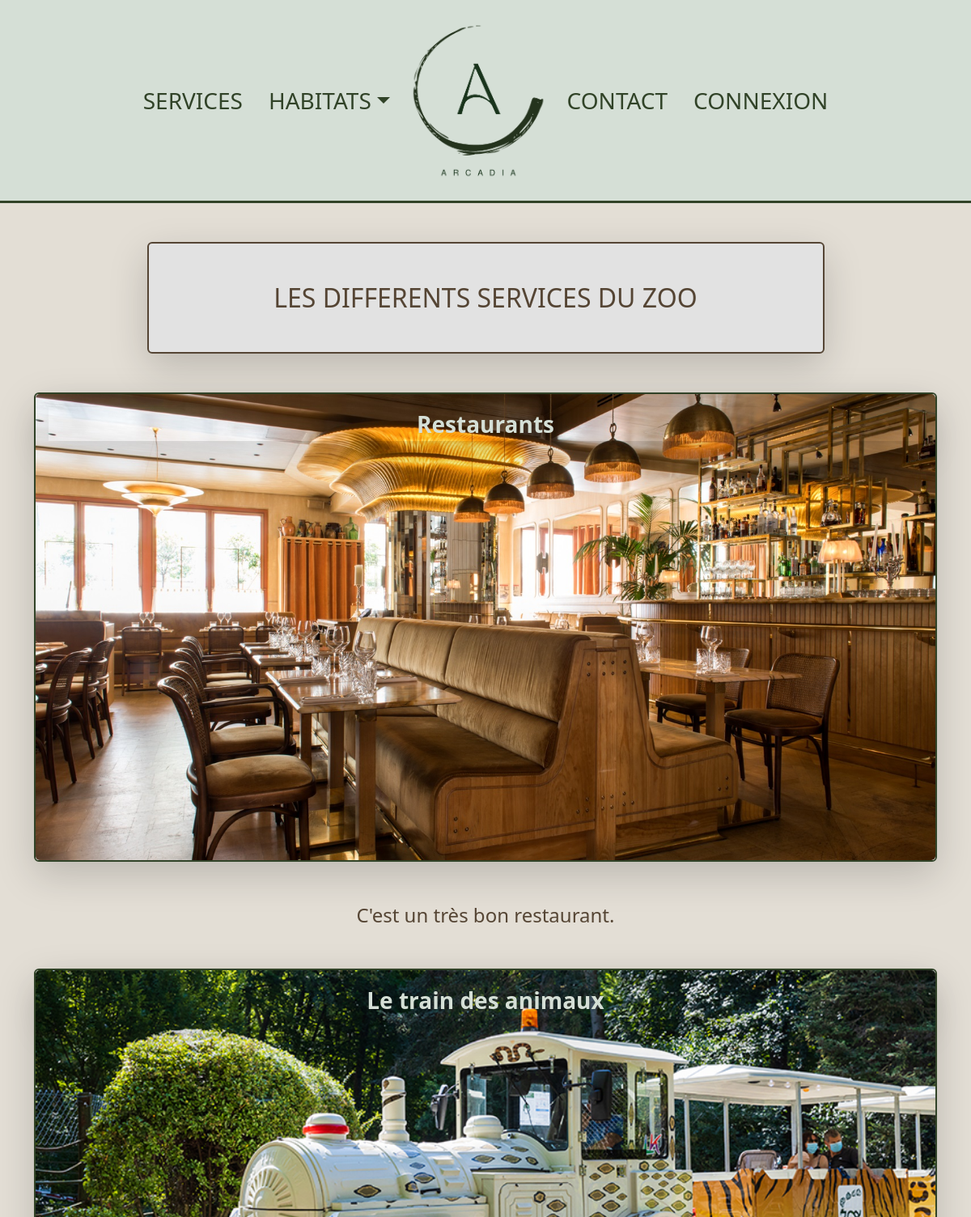
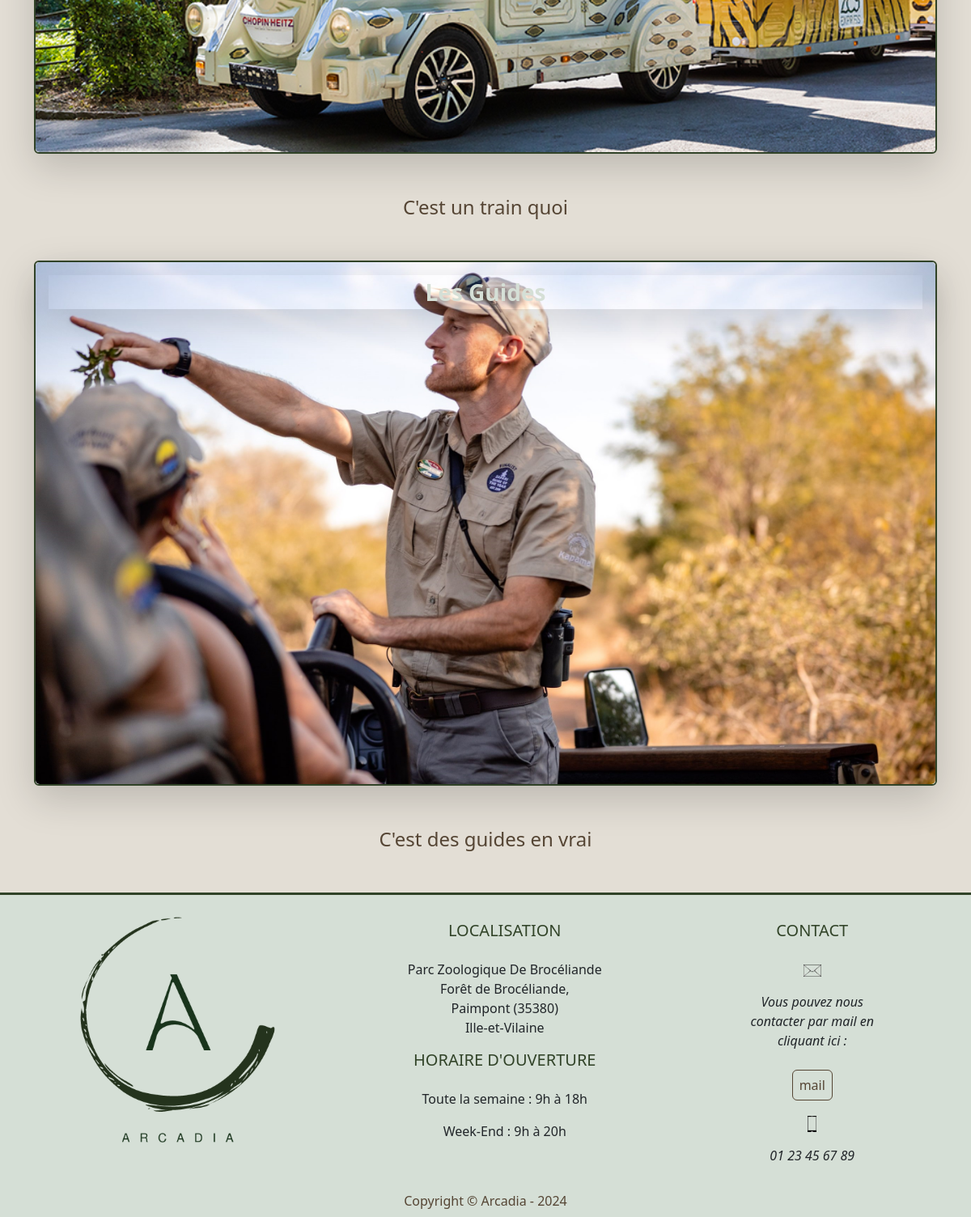
Page /Services.php on the committed database (2 pictures, top to bottom).
### tables this page shows
CREATE TABLE `services` (
  `id` int(11) NOT NULL,
  `titre` varchar(50) NOT NULL,
  `images` varchar(255) NOT NULL,
  `descriptions` text NOT NULL
);

### Services.php (the view, shortened to what this page needs)
<?php
require_once ('src/connect.php');
$req = $db->query("SELECT * FROM services");
$services = $req->fetchAll();
?>
<!DOCTYPE html>
<html lang="fr">
<head>
    <link rel="stylesheet" href="design/style.css">
    <link rel="stylesheet" href="design/custom.css">
</head>
<body class="bg-arcadiaLight">
    <?php
    include ('src/arcHeader.php');
    ?>
    <div class="container">
        <h2
            class="text-arcadiaTertiary bg-grey m-5 text-center p-5 border-2 border border-arcadiaTertiary rounded mx-auto w-75 shadow-lg text-arcadiaSecondary">
            LES DIFFERENTS SERVICES DU ZOO
        </h2>
        <div class="mx-auto">
            <?php foreach ($services as $service) {
                echo '<div class="card my-5 border border-2 border-arcadiaSecondary shadow-lg">
                        <img src="' . htmlspecialchars($service['images']) . '" class="card-img" alt="Restaurant">
                        <div class="card-img-overlay">
                            <b><a href="#id' . $service['id'] . '" class="nav-link my-auto shadow-lg text-center fs-3 text-arcadia">' . htmlspecialchars($service['titre']) . '</b></a>
                        </div>
                      </div>
                      <div class="text-center">
                        <p id="id' . $service['id'] . '" class=" my-auto text-center fs-4 text-arcadiaTertiary">' . htmlspecialchars($service['descriptions']) . '</p>
                      </div>';
            } ?>
        </div>
    </div>
    <?php
    include ('src/arcFooter.php')
        ?>
</body>
</html>

### src/arcHeader.php (shortened to what this page needs)
<?php
require_once ('connect.php');
?>
<header class="bg-arcadia border-bottom border-3 border-arcadiaSecondary">
    <nav class="navbar navbar-expand-md p-3 d-block">
        <div class="container-fluid">
            <div class="collapse navbar-collapse" id="navbarNavAltMarkup">
                <div class="navbar-nav mx-auto fs-3">
                    <a class="nav-link p-3 my-auto text-arcadiaSecondary" aria-current="page"
                        href="services.php">SERVICES</a>
                    <div class="nav-item dropdown my-auto">
                        <a class="nav-link p-3 text-arcadiaSecondary dropdown-toggle" role="button"
                            data-bs-toggle="dropdown" aria-expanded="false" href="#">HABITATS</a>
                    </div>
                        <a href="index.php" id="Arcadia" class="nav-link d-none d-md-block"><img src="image/ARCADIA.png"
                                style="height: 200px;" /></a>
                    <a class="nav-link p-3 my-auto text-arcadiaSecondary" href="#contact">CONTACT</a>
                    <?php
                    if (isset($_SESSION['connect']) && isset($current_user_role) && $current_user_role['role_name'] == 'admin') {
                        echo '<a class="nav-link p-3 my-auto text-arcadiaSecondary" href="administration.php">ADMINISTRATION</a>';
                    } else if (isset($_SESSION['connect']) && $current_user_role['role_name'] != 'admin') {
                        echo '<a class="nav-link p-3 my-auto text-arcadiaSecondary" href="src/logout.php">DECONNEXION</a>';
                    } else {
                        echo '<a class="nav-link p-3 my-auto text-arcadiaSecondary" href="connexion.php">CONNEXION</a>';
                    }
                    ?>
                </div>
            </div>
        </div>
    </nav>
</header>

### src/arcFooter.php (shortened to what this page needs)
<footer class="mt-5 text-dark pt-3 pb-4 border-top border-arcadiaSecondary border-3 bg-arcadia">
    <div class="container text-center text-md-left">
        <div class="row text-center text-md-left">
            <div class="col-md-4 col-lg-4 col-xl-4">
                <a href="index.php"> <img src="image/ARCADIA.png" style="height: 300px;" /></a>
            </div>
            <div class="col-md-3 col-lg-3 col-xl-3 mx-auto mt-3">
                <h5 class="mb-4 font-weight-bold text-arcadiaSecondary">LOCALISATION</h5>
                <p>Parc Zoologique De Brocéliande <br> Forêt de Brocéliande, <br> Paimpont (35380) <br> Ille-et-Vilaine
                </p>
                <h5 class="mb-4 font-weight-bold text-arcadiaSecondary">HORAIRE D'OUVERTURE</h5>
                <p>Toute la semaine : <span id="semaine">9h à 18h</span></p>
                <p>Week-End : <span id="weekend">9h à 20h</span></p>
            </div>
            <div class="col-md-2 col-lg-2 col-xl-2 mx-auto mt-3">
                <h5 id="contact" class="mb-4 font-weight-bold text-arcadiaSecondary">CONTACT</h5>
                <p>
                    <img src="image/envelope.ico" style="height: 15px;" alt=""><br>
                </p> <i>Vous pouvez nous contacter par mail en cliquant ici : </i><br>
                <button class="btn btn-outline-arcadiaTertiary mt-4 px-2" data-bs-toggle="modal"
                    data-bs-target="#modalMail">mail</button>
                <p class="mt-3">
                    <img src="image/phone.ico" style="height: 20px;" alt=""><br>
                </p><i> 01 23 45 67 89</i>
            </div>
        </div>
    </div>
</footer>
<div class="p-2 bg-arcadia text-arcadiaTertiary text-center">Copyright © Arcadia - 2024</div>

### rows in the picture
services: images (picture), titre "Restaurants", descriptions "C'est un très bon restaurant."
services: images (picture), titre "Le train des animaux", descriptions "C'est un train quoi"
services: images (picture), titre "Les Guides", descriptions "C'est des guides en vrai"
